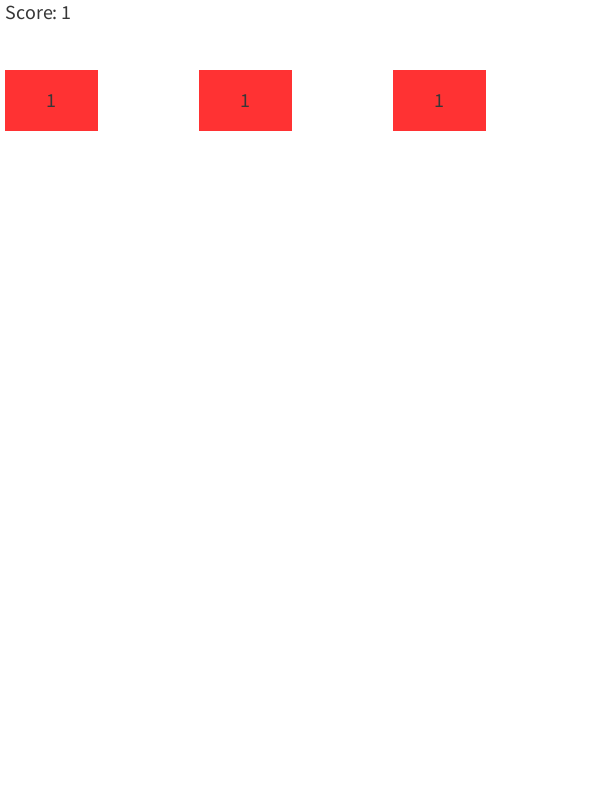
Frame 1 (no input)
Frame 60 (the mouse pressed at the canvas centre just before this capture): identical to frame 1, image omitted
Frame 120 (the mouse held since frame 60 and released just before this capture): identical to frame 1, image omitted

The Processing sketch that drew this single still picture (run headless with seeded random() and noise(); from frame 60 on, the mouse is pressed at the canvas centre):

// Processing sketch: sbb_1
// ── sbb_1.pde
ArrayList <Block> blocks = new ArrayList <Block> ();
int score = 0;
int balls = 1;
int xcBlocks = 6;
int ycBlocks = 10;
int xSize, ySize;
float xPartStart,yPartStart; 

void setup() {
  size(600,800);
  xSize = width;
  ySize = height;
  textSize(20);
  newround();
  //xps = width/2;
  yPartStart = ySize - 100;
}

void draw(){
  background(255);
  cursor(CROSS);
  for (Block b: blocks){
    b.updateBlock();
    //println("Drew block " + b + " at xPos " + b.xPos + " and yPos " + b.yPos);
    b.drawBlock();
  };
  
  
  
  //draw score
  stroke(55);
  textAlign(LEFT, TOP);
  text("Score: " + score, 5,5);
  
  
  //Debug stuff
  if (upPressed){
  };
  

}

void newround(){
  
  for(int i = 0; i < xcBlocks; i++){
    float chance = random(1);
      if (chance > 0.55){
        blocks.add(new Block(i,0,score + 1));
        println("New block made, score = "+ score + ", position = " + i);
      };
  };
  for (Block b: blocks){
    b.blockMove();
    if( b.yPos >= ycBlocks){
      gameover();
    };
  };
  
  score++;
  println("new round");
}


void gameover(){
  exit();
};
// ── blockClass.pde

class Block {
  float remainder;
  int iRemainder;
  color c;
  int xPos;
  int yPos;
  int xBlockSize = ((xSize - 15 - xcBlocks * 5)/xcBlocks);
  int yBlockSize = 60;
  float xDraw;
  float yDraw;
  
  
  Block(int xPosB, int yPosB, int counterB){
    xPos = xPosB;
    yPos = yPosB;
    remainder = counterB;
    
  }
  
  void updateBlock (){
    c = color(547,(-150*(remainder/score)+200),51);
    xDraw = xPos*(xBlockSize + 5) + 5;
    yDraw = yPos*(yBlockSize + 5) + 5;
    iRemainder = round(remainder);
    //debug stuff
    
    //println(xPos + yPos);
  };
  
  
  
  void drawBlock(){    

    stroke(c);
    fill(c);
    rect(xDraw, yDraw, xBlockSize, yBlockSize);
    
    textSize(20);
    stroke(55);
    fill(55);
    textAlign(CENTER,CENTER);
    text(iRemainder,xDraw+(xBlockSize/2), yDraw+(yBlockSize/2));
    
/*
    textSize(10);
    text("Colour: " + (-150*(remainder/score)+200),xDraw+(xBlockSize/2),yDraw+(yBlockSize/2) - 20 );
    text("Fr:" + (remainder/score),xDraw+(xBlockSize/2),yDraw+(yBlockSize/2)+20);
*/
  }
  
  void blockMove(){
    yPos ++;
  };
  
}
// ── inputHandlers.pde

boolean upPressed = false;
boolean downPressed = false;
boolean leftPressed = false;
boolean rightPressed = false;

void keyPressed() {
  if (key == CODED) {
    if (keyCode == UP) {
      upPressed = true;
      newround();
    }
    else if (keyCode == DOWN) {
      downPressed = true;
    }
    else if (keyCode == LEFT) {
      leftPressed = true;
    }
    else if (keyCode == RIGHT) {
      rightPressed = true;
    }
    if (keyCode == ENTER){
      
    }
  }
}

void keyReleased() {
  if (key == CODED) {
    if (keyCode == UP) {
      upPressed = false;
    }
    else if (keyCode == DOWN) {
      downPressed = false;
    }
    else if (keyCode == LEFT) {
      leftPressed = false;
    }
    else if (keyCode == RIGHT) {
      rightPressed = false;
    }
  }
}
// ── particleClass.pde
public class particle extends PVector{
	PVector vel;
	PVector pOrigin;
	public particle (PVector loc, PVector vel) {
		super(loc.x,loc.y);
		this.vel = vel.get();

	}

	public void launchParticle(PVector loc, PVector mousePos) {
		//create n particles with velocity from origin
	}

	public void updateParticle(){
		//add velocity
		
	}

	public void particleHit(boolean bhit_b, Block bhit){
		//if hit block, affect block, then reflect off block

		//if hit bottom, check origin set
		//if hit top or sides, reflect.
	}


	public void drawParticle(){
		//draw particle
	};
}
